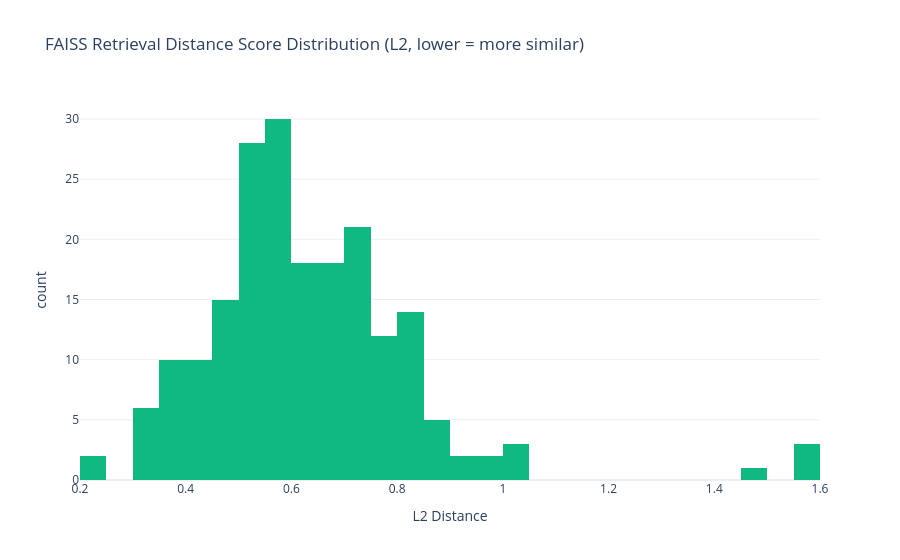

Notebook cell for this chart:
### Code cell
# -- Plot 6: Retrieval Score Distribution
print('Computing retrieval scores for 50 random queries...')
sample_qs = df['question'].sample(50, random_state=7).tolist()
all_scores = []
for q in sample_qs:
    for _, score in vectorstore.similarity_search_with_score(q, k=4):
        all_scores.append(float(score))

fig6 = px.histogram(
    x=all_scores, nbins=40,
    title='FAISS Retrieval Distance Score Distribution (L2, lower = more similar)',
    labels={'x': 'L2 Distance', 'y': 'Count'},
    color_discrete_sequence=['#10B981'],
    template='plotly_white'
)
fig6.show()
print(f'Plot 6: Retrieval scores | Mean: {np.mean(all_scores):.3f}')

### Figure 1 — Plotly figure (JSON) as saved in the notebook; plotly's stock layout.template omitted (floating-point values rounded to 4 significant figures; data arrays with more than 128 entries replaced by an {"elided": "..."} marker saying what was removed)
{"data": [{"bingroup": "x", "hovertemplate": "L2 Distance=%{x}<br>count=%{y}<extra></extra>", "legendgroup": "", "marker": {"color": "#10B981", "pattern": {"shape": ""}}, "name": "", "nbinsx": 40, "orientation": "v", "showlegend": false, "type": "histogram", "x": {"elided": "200 float values"}, "xaxis": "x", "yaxis": "y"}], "layout": {"barmode": "relative", "legend": {"tracegroupgap": 0}, "title": {"text": "FAISS Retrieval Distance Score Distribution (L2, lower = more similar)"}, "xaxis": {"anchor": "y", "domain": [0, 1], "title": {"text": "L2 Distance"}}, "yaxis": {"anchor": "x", "domain": [0, 1], "title": {"text": "count"}}}}
